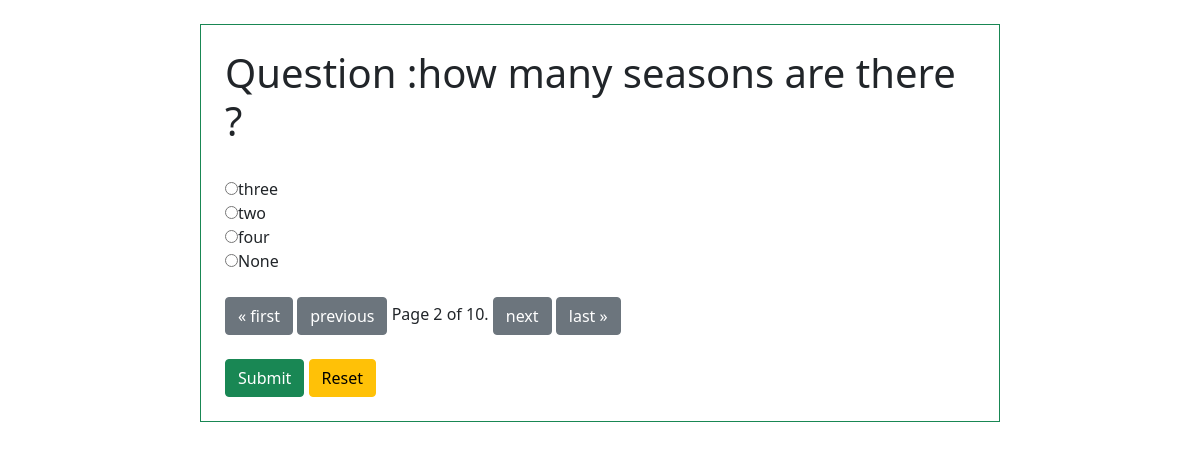
/test?page=2, run on the app's committed database.
### quiz/models.py (models this page shows)
class Exam(models.Model):
    question = models.CharField(max_length=100)
    A = models.CharField(max_length=100)
    B = models.CharField(max_length=100)
    C = models.CharField(max_length=100)
    D = models.CharField(max_length=100)
    answer = models.CharField(max_length=100)

### quiz/views.py (the view)
# urls.py: path('test',views.test),
def test(request):
    exam = Exam.objects.all()
    paginator = Paginator(exam,1)
    page_number = request.GET.get('page')
    page_obj = paginator.get_page(page_number)
    return render(request,'test.html',{"exam":exam,"page_obj":page_obj})

### templates/test.html (shortened to what this page needs)
<!DOCTYPE html>
<html lang="en">
<head>
    <link href="https://cdn.jsdelivr.net/npm/bootstrap@5.0.0-beta1/dist/css/bootstrap.min.css" rel="stylesheet">
</head>
<body>
<form action="answer" method="post">
<div class="col-lg-8 border border-success p-4 m-4 mx-auto">
    {% for exam in page_obj %}
    <h1>Question :{{exam.question}}</h1><br>
        <div class="radio">
            <label><input type="radio" id="option1" name="name" value="{{exam.A}}">{{exam.A}}</label>
        </div>
        <div class="radio">
            <label><input type="radio" id="option2" name="name" value="{{exam.B}}">{{exam.B}}</label>
        </div>
        <div class="radio">
            <label><input type="radio" id="option3" name="name" value="{{exam.C}}">{{exam.C}}</label>
        </div>
        <div class="radio">
            <label><input type="radio" id="option4" name="name" value="{{exam.D}}">{{exam.D}}</label>
        </div>
    {% endfor %}
    <br>
    <div class="pagination">
    <span class="step-links">
        {% if page_obj.has_previous %}
            <a href="?page=1" class="btn btn-secondary">&laquo; first</a>
            <a href="?page={{ page_obj.previous_page_number }}" class="btn btn-secondary">previous</a>
        {% endif %}
        <span class="current">
            Page {{ page_obj.number }} of {{ page_obj.paginator.num_pages }}.
        </span>
        {% if page_obj.has_next %}
            <a href="?page={{ page_obj.next_page_number }}" class="btn btn-secondary">next</a>
            <a href="?page={{ page_obj.paginator.num_pages }}" class="btn btn-secondary">last &raquo;</a>
        {% endif %}
    </span>
</div><br>
        <input type="submit" value="Submit" name="answer" class="btn btn-success">
           <a href="{% url 'Reset' %}" class="btn btn-warning">Reset</a>
</div>
</form>
</body>
</html>

### data on the page
Exam: question "how many seasons are there ?", A "three", B "two", C "four", D "None"

### other printed values
{{ page_obj.number }} "2"
{{ page_obj.paginator.num_pages }} "10"
